Frame 1 (no input): blank canvas, image omitted
Frame 60 (the mouse pressed at the canvas centre just before this capture): blank canvas, image omitted
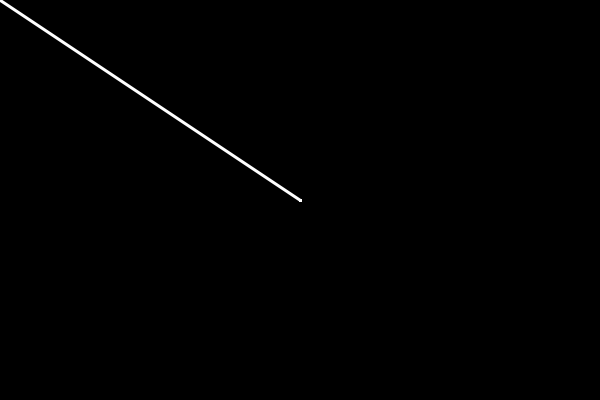
Frame 120 (the mouse held since frame 60 and released just before this capture)

The Processing sketch whose frames 1 and 60 were blank and that drew this single picture after the mouse press (run headless with seeded random() and noise(); from frame 60 on, the mouse is pressed at the canvas centre):

// Processing sketch: interact_16_drawing02
// ── interact_16_drawing02.pde
void setup() {
  size(600, 400);
  background(0);
  stroke(255);
  strokeWeight(3);
}

void draw() {
  int x = mouseX;
  int y = mouseY;
  if (mousePressed == true) {
    line(x, y, pmouseX, pmouseY);
  }
}
